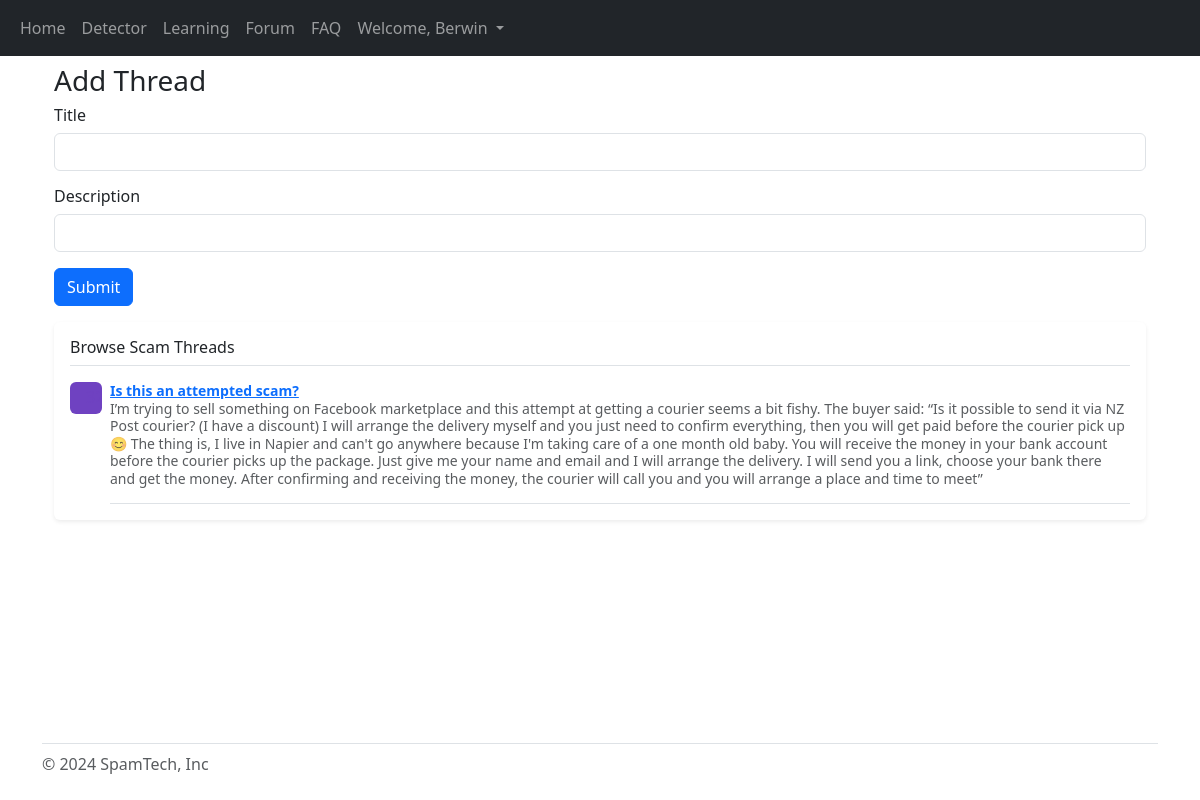
/forum/Scam (signed in), run on the app's committed database.
### website/models.py (models this page shows)
class User(db.Model, UserMixin):
    id = db.Column(db.Integer, primary_key=True)
    email = db.Column(db.String (150), unique=True)
    password = db.Column(db.String (150))
    first_name = db.Column(db.String (150))

class Topic (db.Model):
    title = db.Column(db.String(150), unique=True, nullable=False, primary_key=True)
    description = db.Column(db.String)
    thread = db.relationship('Thread')

class Thread (db.Model):
    id = db.Column(db.Integer, primary_key=True)
    title = db.Column(db.String(150), unique=True, nullable=False)
    description = db.Column(db.String)
    topic_title = db.Column(db.String, db.ForeignKey ('topic.title'))
    comment = db.relationship ('Comment')

### website/pages/forum.py (the view)
@forum_page.route ('/forum/<title>', methods = ['GET', 'POST'])
@login_required
def thread (title):
    if request.method == 'POST':
        thread_title = request.form.get('title')
        thread_description = request.form.get('description')
        threads = Thread (title = thread_title, description = thread_description, topic_title=title)
        db.session.add (threads)
        db.session.commit ()
    threads = Thread.query.filter_by (topic_title=title).all ()
    topic = Topic.query.get(title)
    return render_template ("forum_thread.html", user=current_user, threads=threads, topic=topic)

### website/templates/forum_thread.html (shortened to what this page needs)
{% extends "base/base.html" %} {% block title %} {{topic.title}} {% endblock %}
{% block content%}
<div class="container">
  <h1 class="fs-3 my-2">Add Thread</h1>
  <form action="/forum/{{topic.title}}" method="POST">
    <div class="form-group mb-3">
      <h3 class="fs-6 my-2">Title</h3>
      <input type="text" class="form-control" name="title" />
    </div>
    <div class="form-group mb-3">
      <h3 class="fs-6 my-2">Description</h3>
      <input type="text" class="form-control" name="description" />
    </div>
    <button type="submit" class="btn btn-primary">Submit</button>
  </form>
  <div class="my-3 p-3 bg-body rounded shadow-sm">
    <h6 class="border-bottom pb-2 mb-0">Browse {{topic.title}} Threads</h6>
    {% for item in threads %}
    <div class="d-flex text-muted pt-3">
      <svg
        class="bd-placeholder-img flex-shrink-0 me-2 rounded"
        width="32"
        height="32"
        xmlns="http://www.w3.org/2000/svg"
        role="img"
        aria-label="Placeholder: 32x32"
        preserveAspectRatio="xMidYMid slice"
        focusable="false"
      >
        <text x="50%" y="50%" fill="#6f42c1" dy=".3em">32x32</text>
      </svg>
      <p class="pb-3 mb-0 small lh-sm border-bottom">
        <strong class="d-block text-gray-dark">
          <a href="/forum/{{topic.title}}/{{item.id}}">
            {{item.title}}
          </a></strong
        >
        {{item.description}}
      </p>
    </div>
    {% endfor %}
  </div>
</div>
{% endblock %}

### website/templates/base/base.html (shortened to what this page needs)
<!DOCTYPE html>
<html>
  <head>
    <link
      href="https://cdn.jsdelivr.net/npm/bootstrap@5.3.3/dist/css/bootstrap.min.css"
      rel="stylesheet"
    />
  </head>
  {% if user.is_authenticated %}
  <nav class="navbar navbar-expand-lg navbar-dark bg-dark">
    <div class="container-fluid">
      <div class="collapse navbar-collapse" id="navbarSupportedContent">
        <ul class="navbar-nav me-auto mb-2 mb-lg-0">
          <li class="nav-item">
            <a class="nav-link" id="home" aria-current="page" href="/">Home</a>
          </li>
          <li class="nav-item">
            <a class="nav-link" id="detector" href="/detector">Detector</a>
          </li>
          <li class="nav-item">
            <a class="nav-link" id="learning" href="/learning">Learning</a>
          </li>
          <li class="nav-item">
            <a class="nav-link" id="forum" href="/forum">Forum</a>
          </li>
          <li class="nav-item">
            <a class="nav-link" id="faq" href="/faq">FAQ</a>
          </li>
          <li class="nav-item dropdown">
            <a
              class="nav-link dropdown-toggle"
              href="#"
              role="button"
              data-bs-toggle="dropdown"
              aria-expanded="false"
            >
              Welcome, {{user.first_name}}
            </a>
          </li>
        </ul>
      </div>
    </div>
  </nav>
  {% endif %}
  <body class="d-flex flex-column min-vh-100">
    <div class="container">{% block content%} {% endblock %}</div>
  </body>
  <div id="footer" class="mt-auto container">
    <footer
      class="flex-wrap justify-content-between align-items-center py-2 my-3 border-top"
    >
      <div class="col-md-4 d-flex align-items-center">
        <span class="mb-3 mb-md-0 text-body-secondary"
          >&copy; 2024 SpamTech, Inc</span
        >
      </div>
    </footer>
  </div>
</html>

### data on the page
User: first_name "Berwin"
Topic: title "Scam"
Thread: title "Is this an attempted scam?", description "I’m trying to sell something on Facebook marketplace and this attempt at getting a courier seems a bit fishy. The buyer said: “Is it possible to send it via NZ Post courier? (I have a discount) I will arrange the delivery myself and you just need to confirm everything, then you will get paid before the courier pick up 😊 The thing is, I live in Napier and can't go anywhere because I'm taking care of a one month old baby. You will receive the money in your bank account before the courier picks up the package. Just give me your name and email and I will arrange the delivery. I will send you a link, choose your bank there and get the money. After confirming and receiving the money, the courier…"
